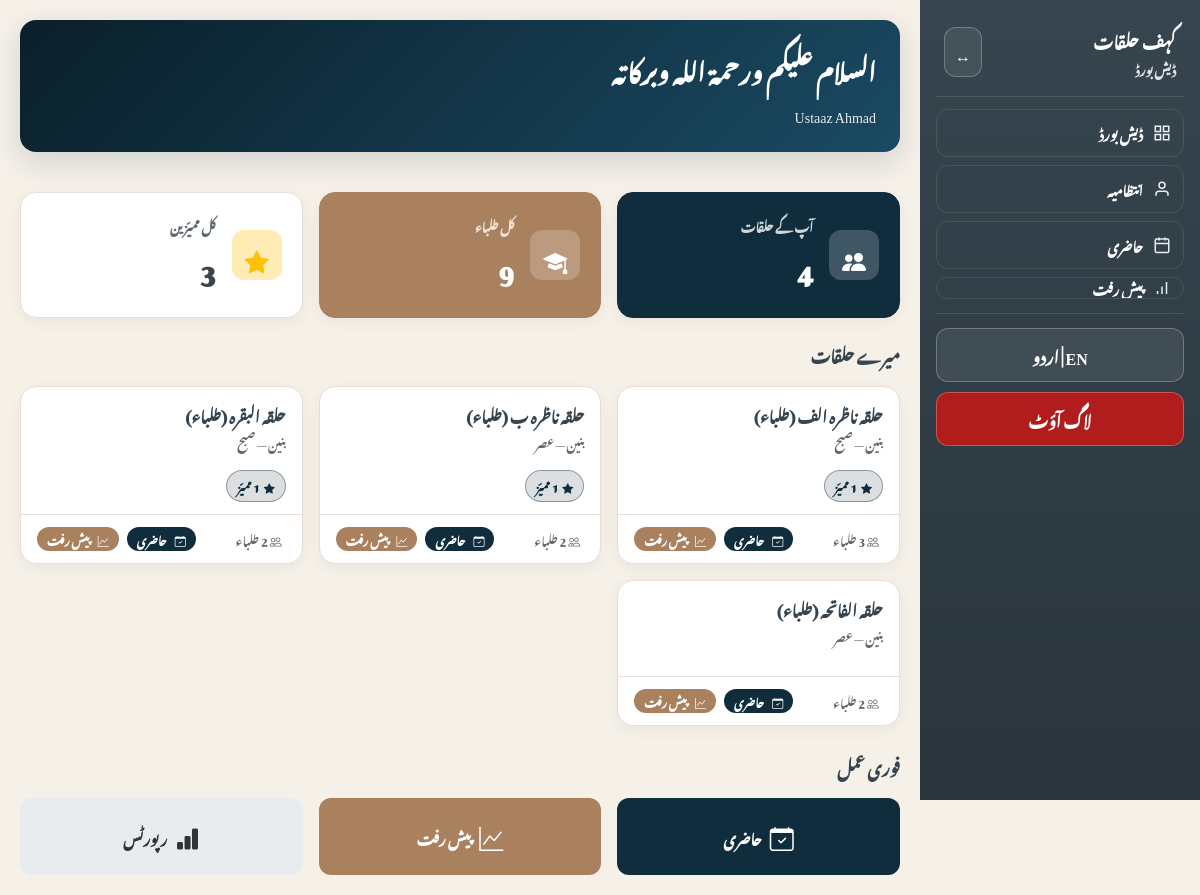
The app's page /dashboard_teacher.php (signed in) with its own data.
### tables this page shows
CREATE TABLE halaqaat (
    id INT AUTO_INCREMENT PRIMARY KEY,
    name_ur VARCHAR(100) NOT NULL,
    name_en VARCHAR(100),
    ustaaz_user_id INT,
    gender ENUM('baneen', 'banaat') NOT NULL DEFAULT 'baneen',
    session ENUM('subah', 'asr') NOT NULL DEFAULT 'subah',
    state ENUM('active', 'paused', 'stopped') DEFAULT 'active',
    location VARCHAR(100),
    created_at TIMESTAMP DEFAULT CURRENT_TIMESTAMP,
    updated_at TIMESTAMP DEFAULT CURRENT_TIMESTAMP ON UPDATE CURRENT_TIMESTAMP,
    FOREIGN KEY (ustaaz_user_id) REFERENCES users(id) ON DELETE SET NULL
);

### includes/functions.php (called while the page is built, shortened)
<?php
function h($s) {
    return htmlspecialchars((string)$s, ENT_QUOTES, 'UTF-8');
}
function get_language() {
    return $_SESSION['lang'] ?? 'ur';
}
function get_translations($lang) {
    return $T[$lang] ?? $T['ur'];
}
?>

### dashboard_teacher.php (the view, shortened to what this page needs)
<?php
require_once __DIR__ . '/includes/db.php';
require_once __DIR__ . '/includes/functions.php';
$teacherId = $_SESSION['user_id'];
$halaqaat = [];
$stmt = $conn->prepare("
  SELECT h.*,
         COUNT(DISTINCT s.id) as student_count,
         SUM(CASE WHEN s.mumayyaz = 1 THEN 1 ELSE 0 END) as mumayyaz_count
  FROM halaqaat h
  LEFT JOIN students s ON s.halaqa_id = h.id AND s.status = 'active'
  WHERE h.ustaaz_user_id = ? AND h.state = 'active'
  GROUP BY h.id
");
$stmt->bind_param("i", $teacherId);
$stmt->execute();
$result = $stmt->get_result();
while ($row = $result->fetch_assoc()) {
  $halaqaat[] = $row;
}
$totalStudents = array_sum(array_column($halaqaat, 'student_count'));
$totalMumayyizeen = array_sum(array_column($halaqaat, 'mumayyaz_count'));
include __DIR__ . '/includes/header.php';
?>
<div class="statsGrid" style="grid-template-columns: repeat(3, 1fr);">
  <div class="statCard green">
    <div class="statIcon"><i class="bi bi-people-fill"></i></div>
    <div class="statContent">
      <div class="statLabel"><?php echo $lang === 'ur' ? 'آپ کے حلقات' : 'Your Halaqaat'; ?></div>
      <div class="statValue"><?php echo count($halaqaat); ?></div>
    </div>
  </div>
  <div class="statCard tan">
    <div class="statIcon"><i class="bi bi-mortarboard-fill"></i></div>
    <div class="statContent">
      <div class="statLabel"><?php echo $lang === 'ur' ? 'کل طلباء' : 'Total Students'; ?></div>
      <div class="statValue"><?php echo $totalStudents; ?></div>
    </div>
  </div>
  <div class="statCard">
    <div class="statIcon" style="background: rgba(255, 193, 7, 0.3);"><i class="bi bi-star-fill" style="color: #ffc107;"></i></div>
    <div class="statContent">
      <div class="statLabel"><?php echo h($tr['total_mumayyizeen']); ?></div>
      <div class="statValue"><?php echo $totalMumayyizeen; ?></div>
    </div>
  </div>
</div>
<div class="sectionHeader">
  <div class="sectionTitle"><?php echo $lang === 'ur' ? 'میرے حلقات' : 'My Halaqaat'; ?></div>
</div>
<div class="halaqaCards">
  <?php foreach ($halaqaat as $halaqa): ?>
  <div class="halaqaCard">
    <div class="halaqaCardHeader">
      <div>
        <div class="halaqaCardTitle"><?php echo h($halaqa['name_ur']); ?></div>
        <div class="halaqaCardSub"><?php echo h($tr[$halaqa['gender']]); ?> — <?php echo h($tr[$halaqa['session']]); ?></div>
      </div>
    </div>
    <div class="halaqaCardTags">
      <?php if ($halaqa['mumayyaz_count'] > 0): ?>
      <span class="tag green">
        <i class="bi bi-star-fill"></i>
        <?php echo $halaqa['mumayyaz_count']; ?> <?php echo h($tr['mumayyaz']); ?>
      </span>
      <?php endif; ?>
    </div>
    <div class="halaqaCardFooter">
      <span><i class="bi bi-people me-1"></i> <?php echo $halaqa['student_count']; ?> <?php echo h($tr['students']); ?></span>
      <div class="d-grid gap-2 d-md-flex">
        <a href="attendance.php?halaqa_id=<?php echo $halaqa['id']; ?>" class="btn btnPrimary" style="padding: 4px 10px; font-size: 11px;">
          <i class="bi bi-calendar-check"></i> <?php echo h($tr['attendance']); ?>
        </a>
        <a href="students_progress.php?halaqa_id=<?php echo $halaqa['id']; ?>" class="btn btnSecondary" style="padding: 4px 10px; font-size: 11px;">
          <i class="bi bi-graph-up"></i> <?php echo h($tr['progress']); ?>
        </a>
      </div>
    </div>
  </div>
  <?php endforeach; ?>
</div>
<div class="sectionHeader mt-4">
  <div class="sectionTitle"><?php echo $lang === 'ur' ? 'فوری عمل' : 'Quick Actions'; ?></div>
</div>
<div class="row g-3">
  <div class="col-md-4">
    <a href="attendance.php" class="btn btnPrimary w-100 py-3">
      <i class="bi bi-calendar-check fs-4 d-block mb-2"></i>
      <?php echo h($tr['attendance']); ?>
    </a>
  </div>
  <div class="col-md-4">
    <a href="students_progress.php" class="btn btnSecondary w-100 py-3">
      <i class="bi bi-graph-up fs-4 d-block mb-2"></i>
      <?php echo h($tr['progress']); ?>
    </a>
  </div>
  <div class="col-md-4">
    <a href="reports_overview.php" class="btn w-100 py-3" style="background: #e9ecef; color: #333;">
      <i class="bi bi-bar-chart-fill fs-4 d-block mb-2"></i>
      <?php echo h($tr['nav_reports']); ?>
    </a>
  </div>
</div>
<?php include __DIR__ . '/includes/footer.php'; ?>

### assets/css/style.css (style rules this page uses)
:root { --primary-dark: #0a1f2a; --primary: #0f2d3d; --primary-light: #1a4a5e; --secondary: #aa815e; --secondary-dark: #8a6a4e; --accent: #36454F; --bg: #f5f0e8; --bg-light: #faf8f4; --card: #ffffff; --border: #e7ddd4; --boy: #2f6fd6; --girl: #d24e8a; --subah: #ff8c00; --asr: #b35a00; --success: #0f2d3d; --warning: #f0ad4e; --danger: #d9534f; --sidebar: #36454F; --sidebar2: #2a353c; }
html[lang="ur"] body, html[lang="ur"] input, html[lang="ur"] select, html[lang="ur"] button, html[lang="ur"] table, html[lang="ur"] th, html[lang="ur"] td { font-family: 'Noto Nastaliq Urdu', 'Jameel Noori Nastaleeq', serif !important; line-height: 2; }
* { box-sizing: border-box; margin: 0; padding: 0; }
body { background: var(--bg); color: var(--accent); min-height: 100vh; }
.statsGrid { display: grid; grid-template-columns: repeat(4, 1fr); gap: 16px; margin-bottom: 20px; }
@media (max-width: 1200px) { .statsGrid { grid-template-columns: repeat(2, 1fr); } }
.statCard { background: #fff; border-radius: 16px; padding: 20px; box-shadow: 0 4px 15px rgba(0, 0, 0, 0.05); border: 1px solid var(--border); display: flex; align-items: center; gap: 16px; }
.statCard.green { background: var(--primary); color: #fff; border-color: var(--primary); }
.statCard.tan { background: var(--secondary); color: #fff; border-color: var(--secondary); }
.statIcon { width: 50px; height: 50px; border-radius: 12px; background: rgba(255, 255, 255, 0.2); display: flex; align-items: center; justify-content: center; font-size: 24px; flex-shrink: 0; }
.statContent { flex: 1; min-width: 0; }
.statLabel { font-size: 12px; font-weight: 700; opacity: 0.8; margin-bottom: 4px; }
.statValue { font-size: 28px; font-weight: 900; }
.halaqaCards { display: grid; grid-template-columns: repeat(4, 1fr); gap: 16px; }
@media (max-width: 1200px) { .halaqaCards { grid-template-columns: repeat(3, 1fr); } }
.halaqaCard { background: #fff; border-radius: 16px; box-shadow: 0 4px 15px rgba(0, 0, 0, 0.05); border: 1px solid var(--border); overflow: hidden; transition: transform 0.2s ease, box-shadow 0.2s ease; }
.halaqaCardHeader { padding: 16px; display: flex; align-items: flex-start; justify-content: space-between; gap: 10px; }
.halaqaCardTitle { font-weight: 900; font-size: 15px; line-height: 1.5; flex: 1; }
.halaqaCardSub { font-size: 12px; color: #666; margin-top: 4px; }
.halaqaCardTags { padding: 0 16px 12px; display: flex; gap: 8px; flex-wrap: wrap; }
.tag { display: inline-flex; align-items: center; gap: 4px; padding: 4px 10px; border-radius: 999px; font-size: 11px; font-weight: 800; border: 1px solid var(--border); }
.tag.green { background: rgba(15, 45, 61, 0.15); border-color: rgba(15, 45, 61, 0.4); color: #0f2d3d; }
.halaqaCardFooter { padding: 12px 16px; border-top: 1px solid var(--border); display: flex; justify-content: space-between; align-items: center; font-size: 12px; color: #666; }
.btn { display: inline-flex; align-items: center; justify-content: center; gap: 8px; padding: 12px 20px; border-radius: 12px; border: none; font-weight: 900; font-size: 14px; cursor: pointer; transition: all 0.2s ease; }
.btnPrimary { background: var(--primary); color: #fff; }
.btnSecondary { background: var(--secondary); color: #fff; }
.sectionHeader { display: flex; align-items: center; justify-content: space-between; margin-bottom: 16px; flex-wrap: wrap; gap: 10px; }
.sectionTitle { font-weight: 900; font-size: 16px; }

### records on screen
halaqaat: name_ur "حلقہ ناظرہ الف (طلباء)", gender "بنین", session "صبح", mumayyaz_count "1"
halaqaat: name_ur "حلقہ ناظرہ ب (طلباء)", gender "بنین", session "عصر"
halaqaat: name_ur "حلقہ البقرہ (طلباء)", gender "بنین", session "صبح", mumayyaz_count "1"
halaqaat: name_ur "حلقہ الفاتحہ (طلباء)", gender "بنین", session "عصر"

### other values on screen
$tr['app'] "کہف حلقات"
$tr['dashboard'] "ڈیش بورڈ"
$tr['nav_dashboard'] "ڈیش بورڈ"
$tr['nav_management'] "انتظامیہ"
$tr['attendance'] "حاضری"
$tr['progress'] "پیش رفت"
$tr['logout'] "لاگ آؤٹ"
$tr['greeting'] "السلام عليكم ورحمة الله وبركاته"
$userName "Ustaaz Ahmad"
count($halaqaat) "4"
$totalStudents "9"
$tr['total_mumayyizeen'] "کل ممیّزین"
$totalMumayyizeen "3"
$tr['nav_reports'] "رپورٹس"
